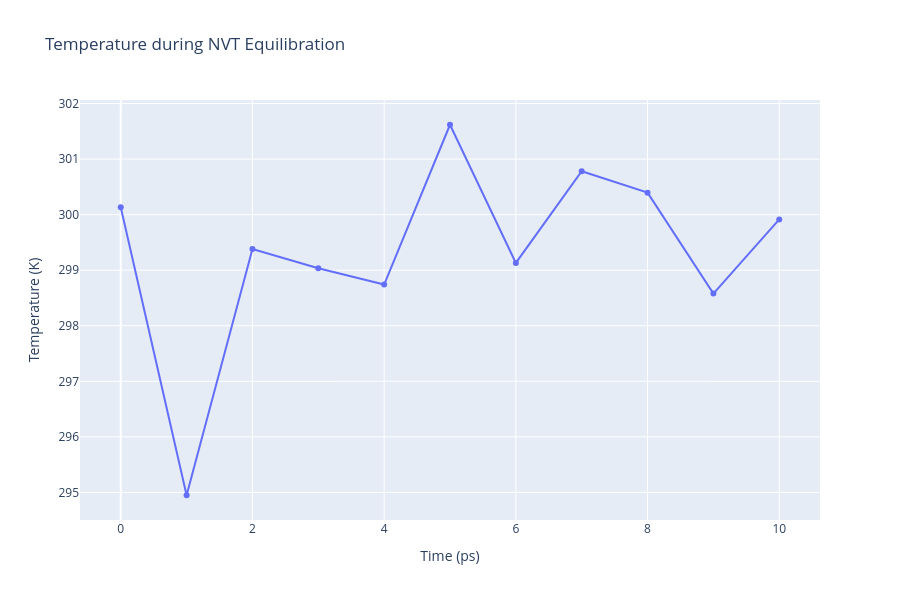

The notebook cell this image was saved under:
### Code cell
# GMXEnergy: Getting system temperature by time during NVT Equilibration  
from biobb_analysis.gromacs.gmx_energy import gmx_energy

# Create prop dict and inputs/outputs
AWH_output_nvt_temp_xvg = AWH_dir / f'{ref}_nvt_temp.xvg'
prop = {
    'terms':  ["Temperature"],
    'binary_path' : binary_path
}

# Create and launch bb
gmx_energy(input_energy_path=AWH_output_nvt_edr, 
          output_xvg_path=AWH_output_nvt_temp_xvg, 
          properties=prop)

# Read temperature data from file
with open(AWH_output_nvt_temp_xvg, 'r') as temperature_file:
    x, y = zip(*[
        (float(line.split()[0]), float(line.split()[1]))
        for line in temperature_file
        if not line.startswith(("#", "@"))
    ])

# Create a scatter plot
fig = go.Figure(data=go.Scatter(x=x, y=y, mode='lines+markers'))

# Update layout
fig.update_layout(title="Temperature during NVT Equilibration",
                  xaxis_title="Time (ps)",
                  yaxis_title="Temperature (K)",
                  height=600)
fig.show()

### Figure 1 — Plotly figure (JSON) as saved in the notebook; plotly's stock layout.template omitted (floating-point values rounded to 4 significant figures)
{"data": [{"mode": "lines+markers", "type": "scatter", "x": [0, 1, 2, 3, 4, 5, 6, 7, 8, 9, 10], "y": [300.1, 294.9, 299.4, 299.0, 298.7, 301.6, 299.1, 300.8, 300.4, 298.6, 299.9]}], "layout": {"height": 600, "title": {"text": "Temperature during NVT Equilibration"}, "xaxis": {"title": {"text": "Time (ps)"}}, "yaxis": {"title": {"text": "Temperature (K)"}}}}
